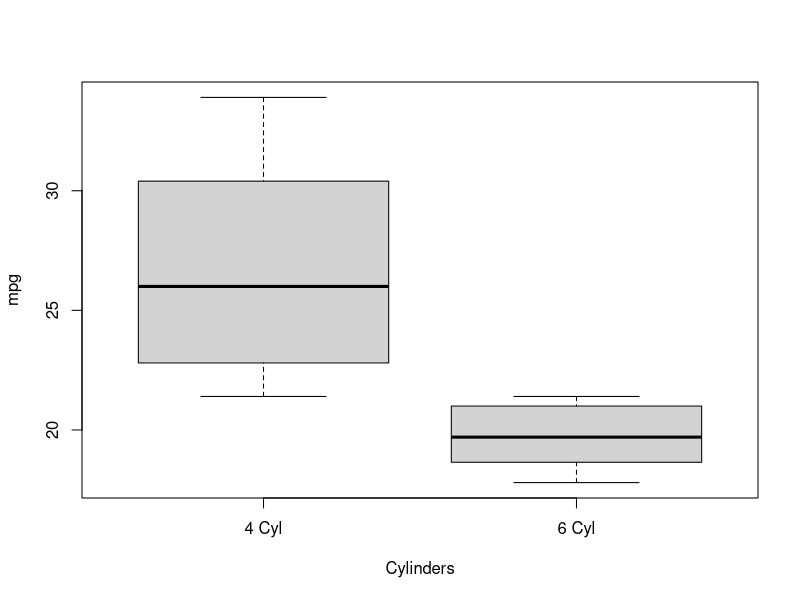
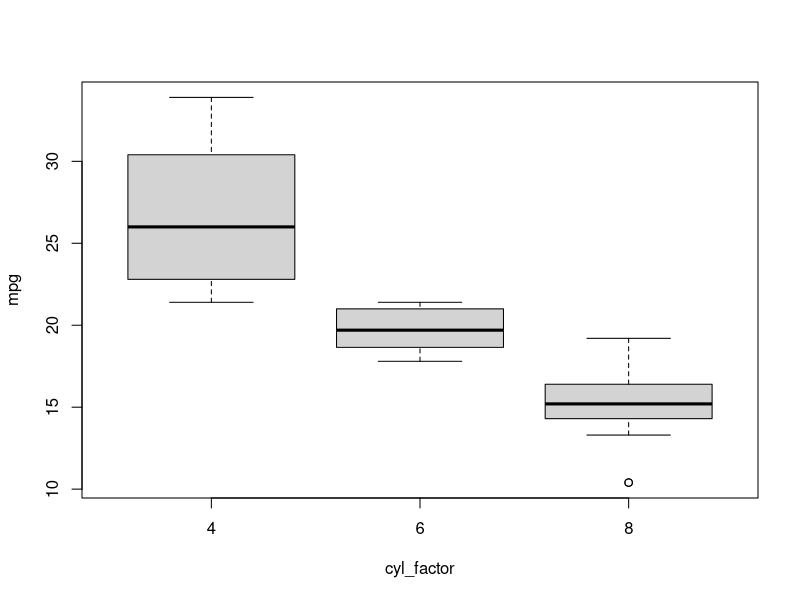
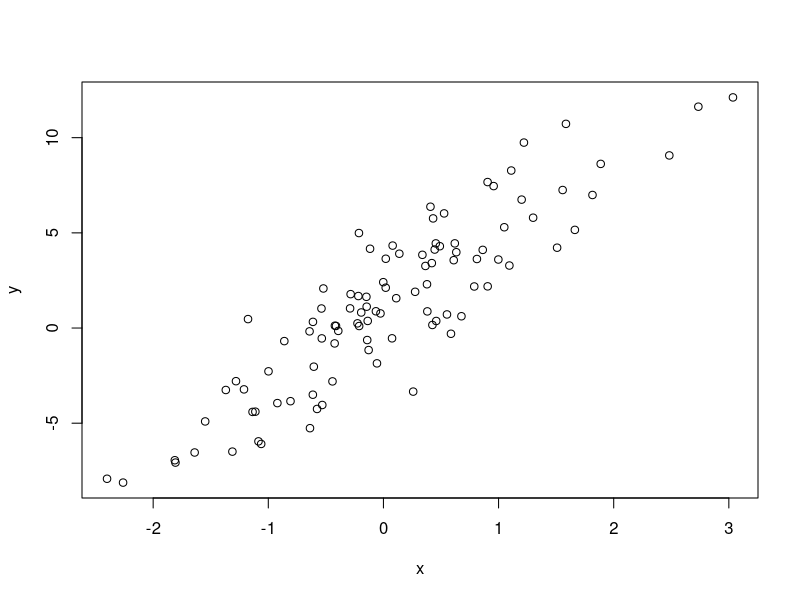
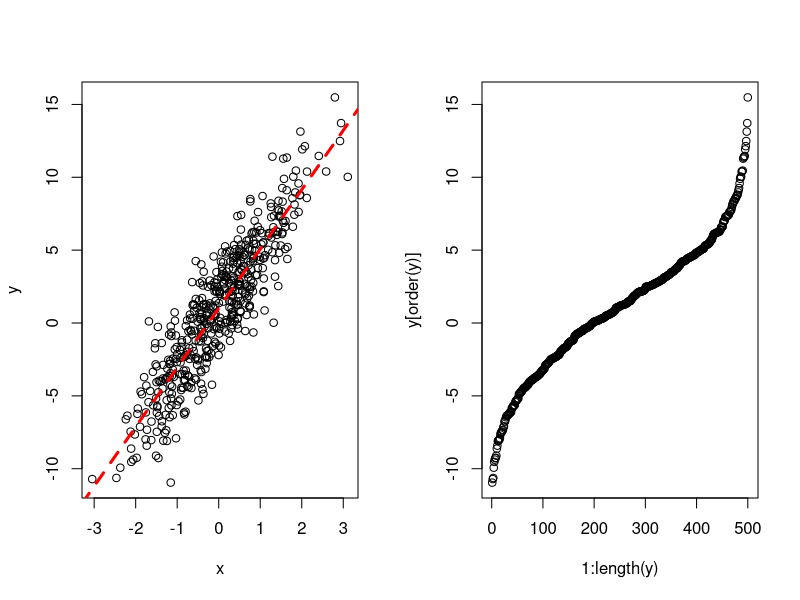
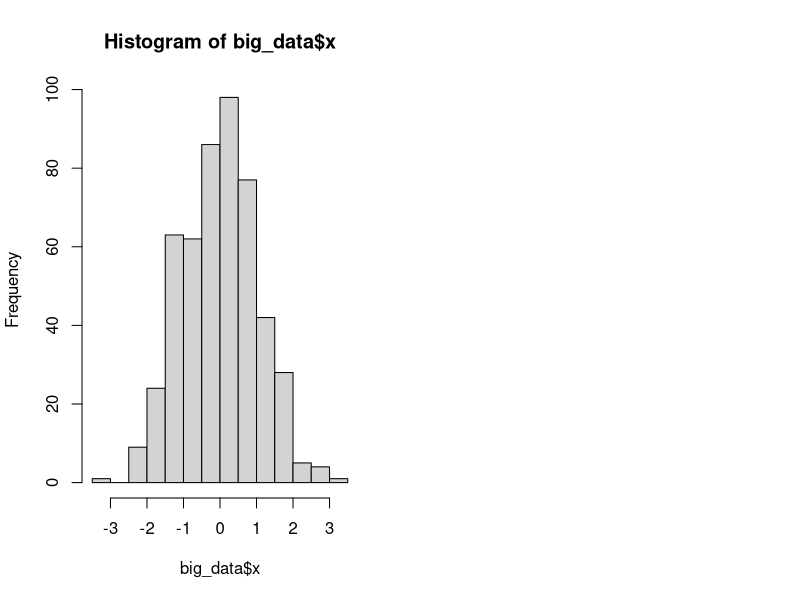
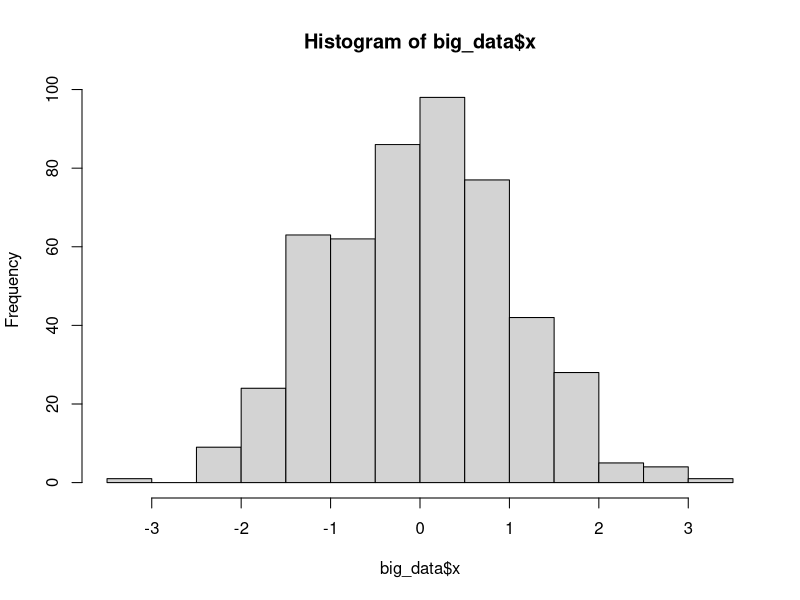

Recreate these plots in R, in order. (Note: this script raises an error after producing the figures.)

# Load mtcars data for playing
install.packages("MASS") #if MASS is not installed, run this and select a server for download  (CA 2 is advised)
library(MASS) #(assuming MASS is already installed)
data(mtcars)

attach(mtcars)
names(mtcars)

dim(mtcars)
head(mtcars)
tail(mtcars)

cyl == 4
indexes_4 = which(cyl == 4)
sub_4 = mtcars[indexes_4,]
indexes_6 = which(cyl == 6)
sub_6 = mtcars[indexes_6,]

boxplot(sub_4$mpg, sub_6$mpg, names = c("4 Cyl","6 Cyl"), xlab = "Cylinders", ylab = "mpg")

cyl_factor = factor(cyl)
boxplot(mpg ~ cyl_factor) # Works without converting cyl to factor in this case (but not always!)

# These are two examples of MANY different ways this can be done.

m = mean(hp)
round(m, digits = 2)
floor(m)
ceiling(m)

detach(mtcars)


test = function(x,y){
  return(x*y)
}

test(5,2)

test2 = function(x,y){
  out_value = x * y
  return(out_value)
}

test2(5,3)

# Function scope example
a = 10
test3 = function(){
  print(a)
  a = 5
  print(a)
}

test3()
print(a)

# n is the number of x,y random pairs to return
make_data = function(n){
  x = rnorm(n)
  y = 4 * x + rnorm(n, 1, 2)
  return(data.frame(x,y))
}

test_data = make_data(100)
plot(test_data)

# Basically a pipe into the sample function - note the default argument as well
make_data_2 = function(vector, n, replacement = FALSE){
  out_data = sample(vector, n, replacement)
  return(out_data)
}

people = c("Sam", "Mark", "Heidi", "Kyle")
sample(people, 2, replace = TRUE)
sample(people, 2) # replace = false by default

pair = make_data_2(people, 2)


twoplots = function(x,y){
  par(mfrow = c(1,2)) # Sets global graphical parameters - must set back afterwards
  
  # First graph
  plot(x,y)
  lm = lm(y~x)
  abline(lm$coeff, col = "Red", lty = 2, lwd = 3)
  
  # Second graph
  plot(1:length(y), y[order(y)])
}

a = rnorm(10)
order(a)
a[order(a)]


big_data = make_data(500) # Not actually 'big data' (haha)
twoplots(big_data$x, big_data$y)

hist(big_data$x)
# par options are global
par(mfrow = c(1,1))
hist(big_data$x)


########

roll_dice = function(){
  return(sample(1:6,1))
}

####
N = 50
####

rolls1 <- rep(0, N)
for(i in 1:N){
  rolls1[i] <- roll_dice()
}

hist(rolls) # Bigger N  = more flat histogram

rolls2 = sapply(1:N, function(i){
  return(roll_dice())
})


rolls3 = rep(0,N)
i = 1
while(i <= N){
  rolls3[i] = roll_dice()
  i = i + 1
}


# Don't worry about this function too much, just made for a fun speed comparison
rollall_time_test = function(N){
  rolls1 <- rep(0, N)
  t1 = system.time(
    for(i in 1:N){
      rolls1[i] <- roll_dice()
    }
  )
  
  t2 = system.time(
    rolls2 <- sapply(1:N, function(i){
      return(roll_dice())
    })
  )
  
  rolls3 = rep(0,N)
  i = 1
  
  t3 = system.time(
    while(i <= N){
      rolls3[i] <- roll_dice()
      i <- i + 1
    }
  )
  
  return(c(t1[3], t2[3], t3[3]))
}


# Dirty and quick way of creating a deck of cards. Dirty, but functional!
create_deck = function(){
  cards = c(as.character(1:10), "J", "Q", "K")
  suits = c(rep("D", length(cards)), rep("C", length(cards)), rep("H", length(cards)), rep("S", length(cards)))
  allcards = rep(cards, 4)
  deck = paste(allcards, suits)
  return(deck)
}


# Draws n cards without replacement
draw_cards = function(n){
  deck = create_deck()
  sample(deck, n, replace = FALSE)
}


# Simple illustration of if() logical function with default argument
draw_or_roll = function(decision = "Roll"){
  return_value = NA
  if(decision == "Roll"){
    return_value = roll_dice()
  }else{
    return_value = draw_cards(1)
  }
  return(return_value)
}


draw_or_roll("Roll")
draw_or_roll()
draw_or_roll("Beans")







